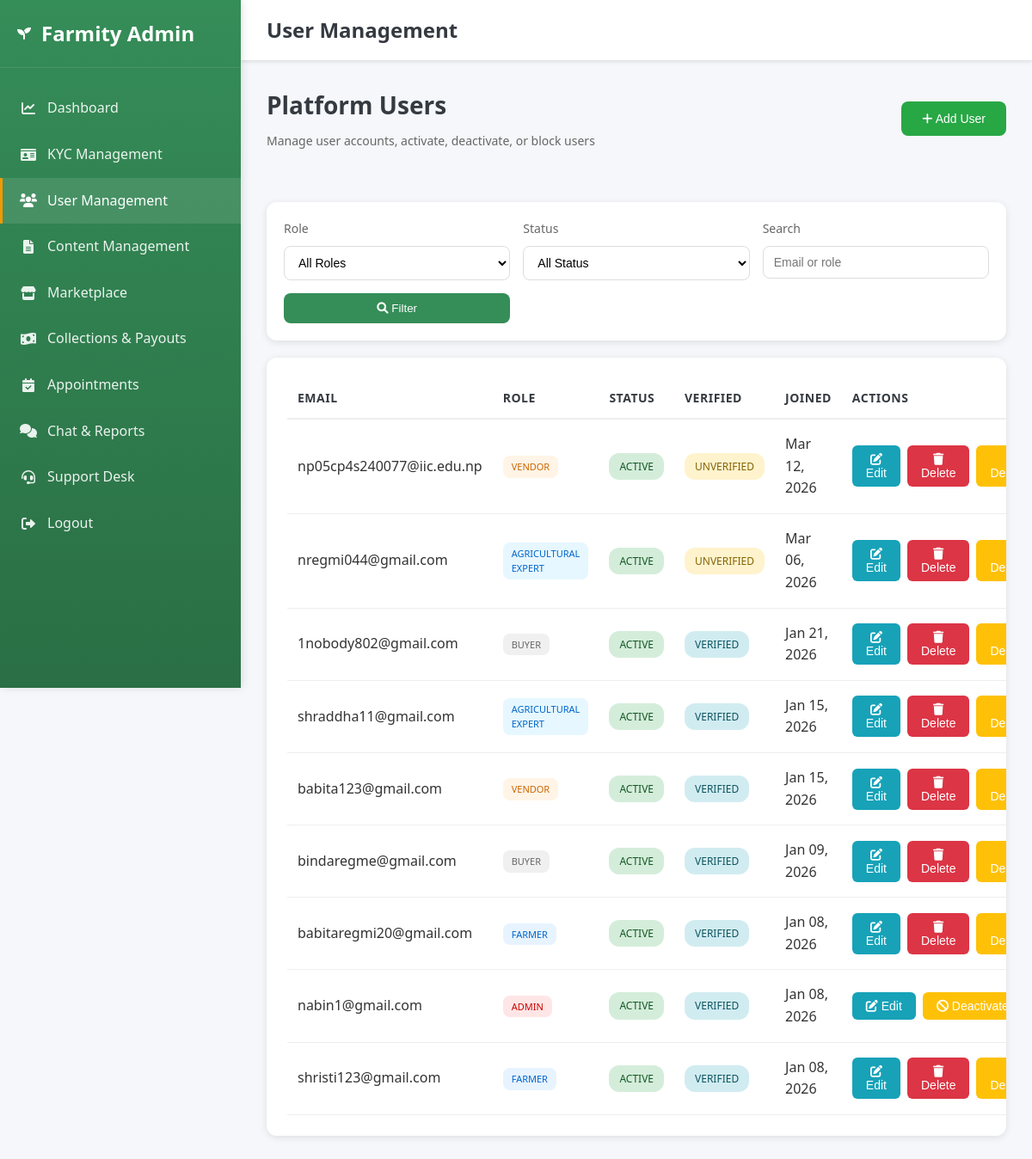
Page /admin-dashboard/users/ (signed in) on the earlier database version.
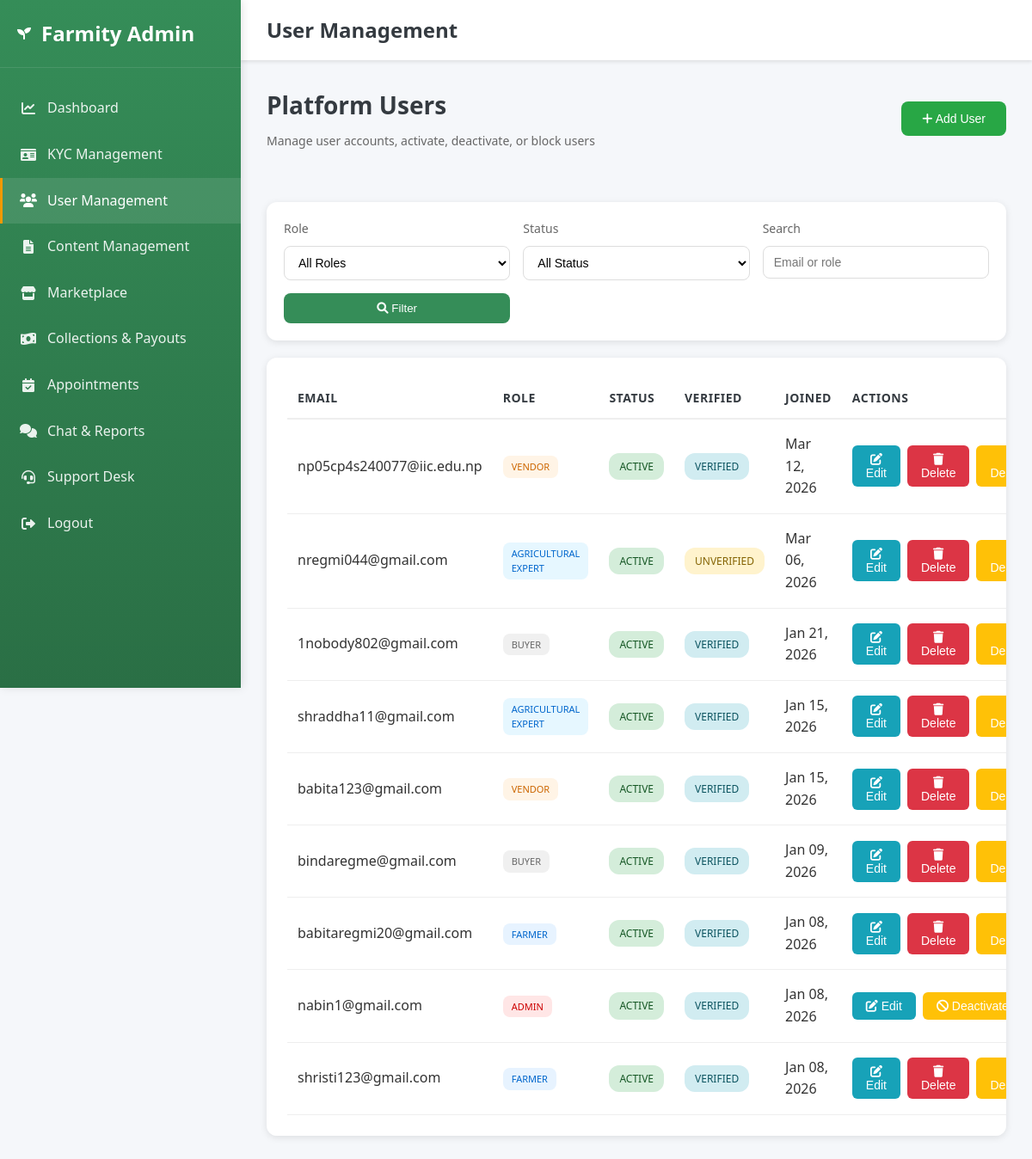
Same page on the later database version.
### accounts/models.py (models this page shows, shortened)
class User(AbstractBaseUser, PermissionsMixin):
    ROLE_CHOICES = (
        ('admin', 'Admin'),
        ('buyer', 'Buyer'),
        ('farmer', 'Farmer'),
        ('agricultural_expert', 'Agricultural Expert'),
        ('vendor', 'Vendor'),
    )
    email = models.EmailField(unique=True)
    phone = models.CharField(max_length=10, unique=True, blank=True, null=True)
    role = models.CharField(max_length=20, choices=ROLE_CHOICES, default='buyer')
    is_active = models.BooleanField(default=True)
    email_verified = models.BooleanField(default=False)
    is_verified = models.BooleanField(default=False)
    is_staff = models.BooleanField(default=False)
    date_joined = models.DateTimeField(auto_now_add=True)
    objects = UserManager()
    USERNAME_FIELD = 'email'
    REQUIRED_FIELDS = []

### accounts/views.py (the view, shortened to what this page needs)
# urls.py: path('admin-dashboard/users/', admin_user_management, name='admin_user_management'),
@login_required
def admin_user_management(request):
    if request.user.role != 'admin':
        return _redirect_to_role_home_response(request.user)
    User = get_user_model()
    role_filter = request.GET.get('role', 'all')
    status_filter = request.GET.get('status', 'all')
    search_query = request.GET.get('search', '').strip()
    users = User.objects.all().order_by('-date_joined')
    if role_filter != 'all':
        users = users.filter(role=role_filter)
    if status_filter == 'active':
        users = users.filter(is_active=True)
    elif status_filter == 'inactive':
        users = users.filter(is_active=False)
    elif status_filter == 'verified':
        users = users.filter(is_verified=True)
    elif status_filter == 'unverified':
        users = users.filter(is_verified=False)
    if search_query:
        users = users.filter(
            Q(email__icontains=search_query) |
            Q(role__icontains=search_query)
        )
    total_users = User.objects.count()
    active_users = User.objects.filter(is_active=True).count()
    inactive_users = User.objects.filter(is_active=False).count()
    verified_users = User.objects.filter(is_verified=True).count()
    context = {
        'users': users,
        'role_filter': role_filter,
        'status_filter': status_filter,
        'search_query': search_query,
        'total_users': total_users,
        'active_users': active_users,
        'inactive_users': inactive_users,
        'verified_users': verified_users,
    }
    return render(request, 'admin_user_management.html', context)

### templates/admin_user_management.html (shortened to what the changed rows need)
<!DOCTYPE html>
<html lang="en">
<head>
    <link rel="stylesheet" href="/static/css/style.css">
    <link href="https://cdnjs.cloudflare.com/ajax/libs/font-awesome/6.0.0/css/all.min.css" rel="stylesheet">
</head>
<body>
    <aside class="sidebar">
        <div class="sidebar-header">
            <h2>Farmity Admin</h2>
        </div>
    </aside>
    <div class="main-content">
        <header class="top-header">
            <h1 class="header-title">User Management</h1>
        </header>
        <div class="dashboard-content">
            <div class="page-header">
                <div style="display: flex; justify-content: space-between; align-items: center;">
                    <div>
                        <h2 class="page-title">Platform Users</h2>
                    </div>
                </div>
            </div>
            <div class="users-table-container">
                <table class="users-table">
                    <thead>
                        <tr>
                            <th>Email</th>
                            <th>Role</th>
                            <th>Status</th>
                            <th>Verified</th>
                            <th>Joined</th>
                            <th>Actions</th>
                        </tr>
                    </thead>
                    <tbody>
                        {% for user in users %}
                        <tr>
                            <td>{{ user.email }}</td>
                            <td>
                                <span class="role-badge {{ user.role }}">{{ user.get_role_display }}</span>
                            </td>
                            <td>
                                {% if user.is_active %}
                                <span class="status-badge active">Active</span>
                                {% else %}
                                <span class="status-badge inactive">Inactive</span>
                                {% endif %}
                            </td>
                            <td>
                                {% if user.is_verified %}
                                <span class="status-badge verified">Verified</span>
                                {% else %}
                                <span class="status-badge unverified">Unverified</span>
                                {% endif %}
                            </td>
                            <td>{{ user.date_joined|date:"M d, Y" }}</td>
                            <td>
                                <div class="action-buttons">
                                    <button class="btn btn-edit" onclick="openEditUserModal({{ user.id }}, '{{ user.email|escapejs }}', '{{ user.role }}', {{ user.is_active|yesno:"true,false" }}, {{ user.is_verified|yesno:"true,false" }})">
                                        <i class="fas fa-edit"></i> Edit
                                    </button>
                                    {% if user.id != request.user.id %}
                                    <button class="btn btn-delete" onclick="confirmDeleteUser({{ user.id }}, '{{ user.email|escapejs }}')" style="background: var(--danger); color: white; padding: 8px 16px; border: none; border-radius: 6px; cursor: pointer; font-size: 14px; font-weight: 500;">
                                        <i class="fas fa-trash"></i> Delete
                                    </button>
                                    {% endif %}
                                    {% if user.is_active %}
                                    <button class="btn btn-deactivate" onclick="confirmAction({{ user.id }}, 'deactivate', '{{ user.email|escapejs }}')">
                                         Deactivate
                                    </button>
                                    {% else %}
                                    <button class="btn btn-activate" onclick="confirmAction({{ user.id }}, 'activate', '{{ user.email|escapejs }}')">
                                        <i class="fas fa-check"></i> Activate
                                    </button>
                                    {% endif %}
                                </div>
                            </td>
                        </tr>
                        {% empty %}
                        <tr>
                            <td colspan="6" style="text-align: center; padding: 40px; color: #999;">
                                No users found
                            </td>
                        </tr>
                        {% endfor %}
                    </tbody>
                </table>
            </div>
        </div>
    </div>
</body>
</html>

Differences in the rows shown:
changed User "np05cp4s240077@iic.edu.np": is_verified "UNVERIFIED" → "VERIFIED"
